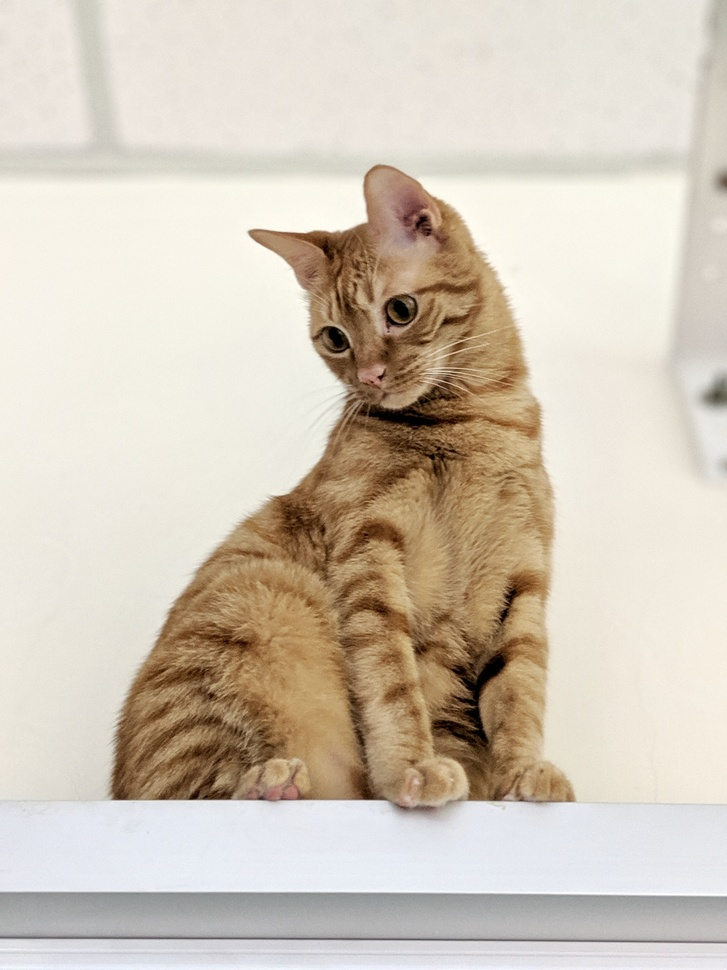
#> input picture chapter4/cat.jpg, 727 x 970 px, shrunk from 3024 x 4032 before the run
$ jupyter execute 4.2-convert_to_yolo.ipynb   (shell and % lines are left out)
#> lines starting #> are read from the running program, lines starting #| are printed output that depends on the picture; after the words box and inside, x2 and y2 are one past the last pixel; in counts of white or black regions, pixels touching at a corner belong together
# YOLO 資料格式轉換實作

在 4.1 節中已了解到 YOLO 的資料格式，在這一小節中將要來實際操作，把其他的資料格式轉換成 YOLO 的格式。

# VOC xml 格式 -> YOLO 格式

首先來試著轉換 VOC xml 的格式，VOC xml 格式中 bounding box 的表示為 xmin, ymin, xmax, ymax，分別為 x, y 座標的最小與最大值，也就是左上角和右下角的座標位置。

[cell 1]
from bs4 import BeautifulSoup
import os
import cv2
import matplotlib.pyplot as plt

[cell 2]
with open('cat.xml', 'r') as f:
#> (reads chapter4/cat.xml from the repository)
  soup = BeautifulSoup(f.read(), 'xml')

[cell 3]
soup

* 從資料中取出圖片大小和 bounding box (xmin, ymin, xmax, ymax)

[cell 4]
size = soup.select('size')[0]
img_w = int(size.select_one('width').text)
img_h = int(size.select_one('height').text)

print("img_w:", img_w)
print("img_h:", img_h)

obj = soup.select('object')[0]
xmin = int(obj.select_one('xmin').text)
ymin = int(obj.select_one('ymin').text)
xmax = int(obj.select_one('xmax').text)
ymax = int(obj.select_one('ymax').text)

print("xmin:", xmin)
print("ymin:", ymin)
print("xmax:", xmax)
print("ymax:", ymax)

* 將剛剛取出的 bounding box 畫在圖片上，看看是否正確

[cell 5]
img = cv2.imread('cat.jpg')
#> img is the input picture: shape (970, 727, 3); mean B, G, R 184.9, 199.6, 210.3
cv2.rectangle(img, (xmin, ymin), (xmax, ymax), (255, 0, 255), 30)
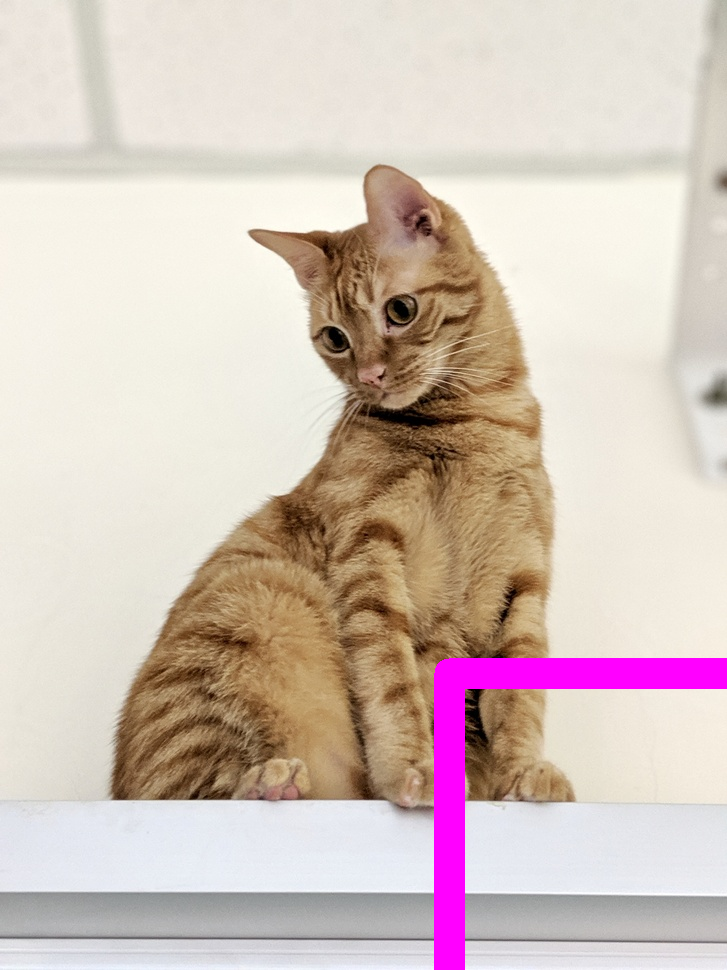
#> img: shape (970, 727, 3); 2.51% of pixels changed, all inside (x1, y1, x2, y2) = (434, 658, 727, 970)

img = cv2.cvtColor(img, cv2.COLOR_BGR2RGB)
plt.imshow(img)
plt.show()

* 接下來就可以開始進行 YOLO 格式的轉換囉!! 以下是轉換 YOLO 格式的公式

[cell 6]
dw = 1./img_w
dh = 1./img_h
x_center = ((xmin + xmax) /2) * dw
y_center = ((ymin + ymax)/2) * dh
w_yolo = (xmax-xmin) * dw
h_yolo = (ymax-ymin) * dh

print("x_center:", x_center)
print("y_center:", y_center)
print("w_yolo:", w_yolo)
print("h_yolo:", h_yolo)

* 將 xml 中的所有資料進行轉換後存檔

若有很多筆資料，可以使用以下程式碼將所有資料轉換為 YOLO 格式後存檔。

[cell 7]
yolo_path = 'save'
if not os.path.exists(yolo_path):
  os.makedirs(yolo_path)

data_counter = 0
all_classes = {'cat': 0}
img_info = []

for size in soup.select('size'):
  img_w = int(size.select_one('width').text)
  img_h = int(size.select_one('height').text)

for obj in soup.select('object'):
  xmin = int(obj.select_one('xmin').text)
  ymin = int(obj.select_one('ymin').text)
  xmax = int(obj.select_one('xmax').text)
  ymax = int(obj.select_one('ymax').text)
  objclass = all_classes.get(obj.select_one('name').text)

  # convert yolo type
  dw = 1./img_w
  dh = 1./img_h
  x_center = ((xmin + xmax) /2) * dw
  y_center = ((ymin + ymax)/2) * dh
  w_yolo = (xmax-xmin) * dw
  h_yolo = (ymax-ymin) * dh

  img_info.append(' '.join([str(objclass), str(x_center),str(y_center),str(w_yolo),str(h_yolo)]))

  with open(os.path.join(yolo_path, 'voc_' + str(data_counter) + '.txt'), 'a+') as f:
    f.write('\n'.join(img_info))

# COCO dataset 格式 -> YOLO 格式

下一步，來試著轉換 COCO dataset 格式吧! COCO dataset 格式中 bounding box 的表示為 xmin, ymin, width, height，xmin, ymin為 x, y 座標的最小值，也就是左上角和右下角的座標位置、width, height 為 bounding box 的寬高。

[cell 8]
import json

[cell 9]
with open("cat.json", "r") as f:
#> (reads chapter4/cat.json from the repository)
  json_data = json.load(f)

[cell 10]
json_data

* 從資料中取出圖片大小和 bounding box (xmin, ymin, width, height)

[cell 11]
img_w = json_data['image'][0]['width']
img_h = json_data['image'][0]['height']

print("img_w:", img_w)
print("img_h:", img_h)

[cell 12]
xmin, ymin, bbox_w, bbox_h = json_data['annotations'][0]['bbox']

print("xmin:", xmin)
print("ymin:", ymin)
print("bbox_w:", bbox_w)
print("bbox_h:", bbox_h)

* 計算 bounding box 右下角的值 (xmax, ymax)

[cell 13]
xmax = int(xmin)+int(bbox_w)
ymax = int(ymin)+int(bbox_h)

print("xmax:", xmax)
print("ymax:", ymax)

* 將剛剛計算的 bounding box 畫在圖片上，看看是否正確

[cell 14]
img = cv2.imread('cat.jpg')
cv2.rectangle(img, (xmin, ymin), (xmax, ymax), (255, 0, 255), 30)

img = cv2.cvtColor(img, cv2.COLOR_BGR2RGB)
plt.imshow(img)
plt.show()

* 接下來就可以開始進行 YOLO 格式的轉換囉!! 以下是轉換 YOLO 格式的公式

[cell 15]
dw = 1./img_w
dh = 1./img_h
x_center = ((xmin + xmax)/2.0) *dw
y_center = ((ymin + ymax)/2.0) *dh
w_yolo = bbox_w*dw
h_yolo = bbox_h*dh

print("x_center:", x_center)
print("y_center:", y_center)
print("w_yolo:", w_yolo)
print("h_yolo:", h_yolo)

* 將 json 中的所有資料進行轉換後存檔

若有很多筆資料，可以使用以下程式碼將所有資料轉換為 YOLO 格式後存檔。

[cell 16]
yolo_path = 'save'
if not os.path.exists(yolo_path):
  os.makedirs(yolo_path)

data_counter = 0
img_info = []
with open("cat.json", "r") as f:
  json_data = json.load(f)

  for idx in range(len(json_data['image'])):
    data_image = json_data['image'][idx]
    img_w = data_image['width']
    img_h = data_image['height']
    print("img_w:", img_w)
    print("img_h:", img_h)

    data_annotations = json_data['annotations'][idx]
    xmin, ymin, bbox_w, bbox_h = data_annotations['bbox']
    xmax = int(xmin)+int(bbox_w)
    ymax = int(ymin)+int(bbox_h)

    # convert yolo type
    dw = 1./img_w
    dh = 1./img_h
    x_center = ((xmin + xmax)/2.0) *dw
    y_center = ((ymin + ymax)/2.0) *dh
    w_yolo = bbox_w*dw
    h_yolo = bbox_h*dh

    print("x_center:", x_center)
    print("y_center:", y_center)
    print("w_yolo:", w_yolo)
    print("h_yolo:", h_yolo)

    img_info.append(' '.join([str(objclass), str(x_center),str(y_center),str(w_yolo),str(h_yolo)]))

    with open(os.path.join(yolo_path, 'coco_' + str(data_counter) + '.txt'), 'a+') as f:
      f.write('\n'.join(img_info))
